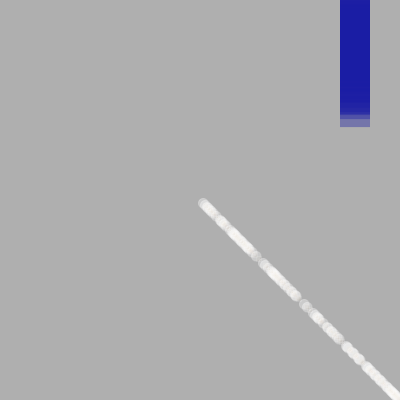
Frame 1 (no input)
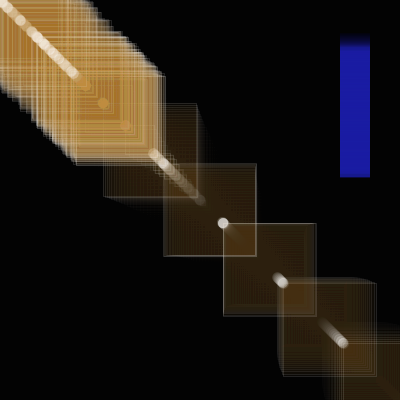
Frame 60 (the mouse pressed at the canvas centre just before this capture)
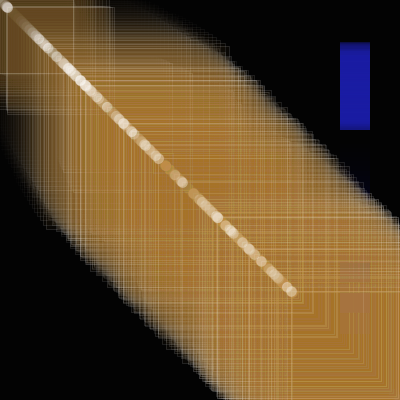
Frame 120 (the mouse held since frame 60 and released just before this capture)

The Processing sketch that drew these frames (run headless with seeded random() and noise(); from frame 60 on, the mouse is pressed at the canvas centre):

// Processing sketch: processing_41643
// ── processing_41643.pde

int numParticles = 200;
GenParticle[] p = new GenParticle[numParticles];


void setup() {
  size(400, 400);
  noStroke();
  smooth();
  for (int i = 0; i < p.length; i++) {
    float velX = random(-1, 1);
    float velY = -i;
    // Inputs: x, y, x-velocity, y-velocity,
    // radius, origin x, origin y

    if (random(10) > 5) { 
      p[i] = new MyParticle(width/2, height/2, velX, velY, 5.0, width/2, height/2);
    }
    else { 
      p[i] = new MyParticle2(width/2, height, velX, velY, 5.0, width/2, height/2); 
    }
  }
}


void draw() {
  fill(0, 36);
  rect(0, 0, width, height);

  fill(255, 60);
  for (int i = 0; i < p.length; i++) {
    p[i].update();
    p[i].regenerate();
    p[i].display();
  }
}





// set classes below -------------------------------------------------------------------
// Class: Particle, Subclass: GenParticle, Subclasses: MyParticle and MyParticle2 ------

// MyParticle2 is a subclass of GenParticle --------------------------------------------
// ORANGE RECTANGLE GROWTH ----------------------------------------------------------------
class MyParticle2 extends GenParticle { 

  MyParticle2 (float xIn, float yIn, float vxIn, float vyIn, float r, float ox, float oy) {
    super(xIn, yIn, vxIn, vyIn, r, ox, oy); // maintain GenParticle's variables
  }

  void display() {
    fill(191, 127, 44, 10);
    stroke(255, 30); 
    rect(y, y, radius, radius); 
    fill(255, 90); 
    ellipse(y, y, 10, 10); 
    radius += 1.50; // sets the size of the rectangle
  }

  void regenerate() { 
    if ((x > width + radius) || (x < -radius) || 
      (y > height + radius) || (y < -radius)) { 
      x = originX; 
      y = originY; 
      vx = random(-0.5, 0.5); 
      vy = random(-7.0, -5.0); 
      radius = 5.0; 
    }
  }
}



// MyParticle is a subclass of GenParticle ---------------------------------------------
// BLUE BAR ----------------------------------------------------------------------------
class MyParticle extends GenParticle { 

  MyParticle(float xIn, float yIn, float vxIn, float vyIn, float r, float ox, float oy) {
    super(xIn, yIn, vxIn, vyIn, r, ox, oy); // maintain GenParticle's variables
}

  void display() { 
    fill(26, 27, 162, 100); 
    noStroke(); 
    rect(width/2+140, y-90, 30, 20);
  }
}



// original classes little modification --------------------------------------------------
// class GenpParticle is a subclass of class Particle ----------------------------------

class GenParticle extends Particle {
  float originX, originY;

  GenParticle(float xIn, float yIn, float vxIn, float vyIn, float r, float ox, float oy) {
    super(xIn, yIn, vxIn, vyIn, r);
    originX = ox;
    originY = oy;
  }

  void regenerate() {
    if ((x > width + radius) || (x < -radius) ||
      (y > height + radius) || (y < -radius)) {
      x = originX;
      y = originY;
      vx = random(-1.0, 1.0); ///////////// modify -4.0, 4.0 ?
      vy = random(-4.0, -2.0);
    }
  }
}



// set class Particle and GenParticle below -----------------------------------
// little modification

class Particle {
  float x, y; // The x- and y-coordinates
  float vx, vy; // The x- and y-velocities
  float radius; // Particle radius
  float gravity = 0.1;

  Particle(float xpos, float ypos, float velx, float vely, float r) {
    x = xpos;
    y = ypos;
    vx = velx;
    vy = vely;
    radius = r;
  }

  void update() {
    vy = vy + gravity; // velocity + gravity 
    ////////// EDIT change to - ?
    x += vx; // xpos is equal to the velocity
    y += vy; // ypos is equal to the velocity
  }

  void display() { /////////////// EDIT add no stroke ?
    ellipse(x, y, radius*2, radius*2);
  }
}
